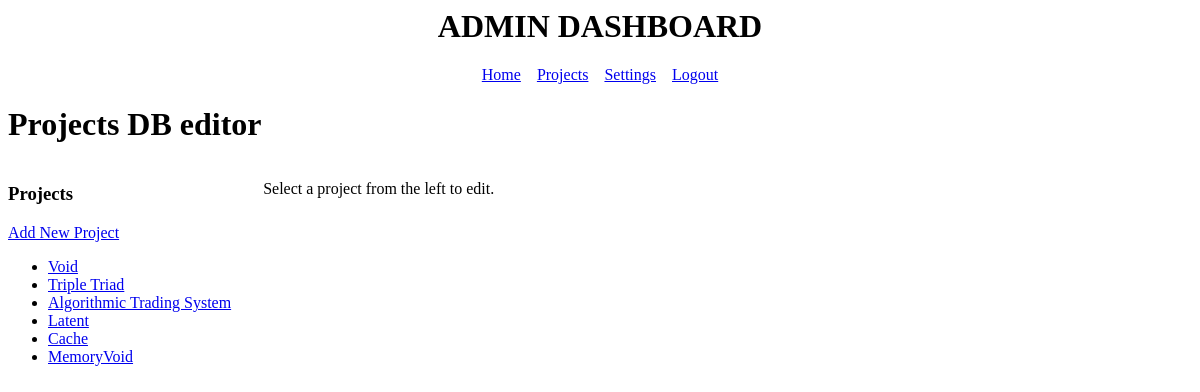
Screenshot of /hahncoded/admin/projects.php (signed in) with the database file from the repository.
### tables this page shows
CREATE TABLE "projects" (
    id INTEGER PRIMARY KEY AUTOINCREMENT,
    name TEXT NOT NULL,
    slug TEXT NOT NULL UNIQUE,
    description TEXT NOT NULL,
    content TEXT NOT NULL,
    media TEXT 
    );

### hahncoded/admin/projects.php (the view, shortened to what this page needs)
<?php
require "../../website_data/database.php";
$selected_project = null;
$isNew = false;
$projects = $database->query("SELECT id, name FROM projects ORDER BY id ASC");
?>
<?php include "index.php" ?>
<h1>Projects DB editor</h1>
<div style="display: flex; gap: 2rem; max-width: 1000px;">
    <div style="min-width: 200px;">
        <h3>Projects</h3>
        <a href="?action=new">Add New Project</a>
        <ul>
            <?php while ($p = $projects->fetch()) : ?>
            <li>
                <a href="?id=<?= $p["id"] ?>">
                    <?= htmlspecialchars($p["name"]) ?>
                </a>
            </li>
            <?php endwhile ?>
        </ul>
    </div>
    <div style="flex: 1;">
        <?php  if ($selected_project || $isNew): ?>
            <?php if (!$isNew): ?>
                <h3>Editing: <?= htmlspecialchars($selected_project["name"]) ?></h3>
            <?php else: ?>
                <h3>Adding New Project</h3>
            <?php endif; ?>
            <form method="POST">
                <fieldset>
                    <input type="hidden" name="csrf_token" value="<?=csrf_token() ?>">
                    <input type="hidden" name="mode" value="<?= $isNew ? "create" : "update" ?>">
                    <?php if (!$isNew): ?>
                    <input type="hidden" name="id" value="<?= $selected_project["id"]?>">
                    <?php endif; ?>
                    <label>Name: </label><br>
                    <input name="name" value="<?= htmlspecialchars($selected_project["name"]) ?>" style="width: 100%"><br><br>
                    <label>URL-Slug: </label><br>
                    <input name="slug" value="<?= htmlspecialchars($selected_project["slug"]) ?>" style="width: 100%"><br><br>
                    <label>Description: </label><br>
                    <input name="description" value="<?= htmlspecialchars($selected_project["description"]) ?>" style="width: 100%"><br><br>
                    <label>Content (Markdown body): </label><br>
                    <textarea name="content" rows="30" style="width: 100%;"><?= htmlspecialchars($selected_project["content"]) ?></textarea>
                    <br><br>
                    <button type="submit">
                        <?= $isNew ? "Add Project" : "Save Changes" ?>
                    </button>
                </fieldset>
            </form>
            <?php if (!$isNew): ?>
                <form method="POST" style="display:inline;">
                <input type="hidden" name="mode" value="delete">
                <input type="hidden" name="id" value="<?= $selected_project["id"] ?>">
                <input type="hidden" name="csrf_token" value="<?= csrf_token() ?>">
                <button type="submit" onclick="return confirm ('Are you sure you want to delete this project');"
                        style="color:red; text-decoration: none;">Delete this project</button>
                </form>
            <?php endif; ?>
        <?php else: ?>
            <p>Select a project from the left to edit.</>
        <?php endif; ?>
    </div>
</div>

### rows the page displays
projects: name "Void"
projects: name "Triple Triad"
projects: name "Algorithmic Trading System"
projects: name "Latent"
projects: name "Cache"
projects: name "MemoryVoid"
